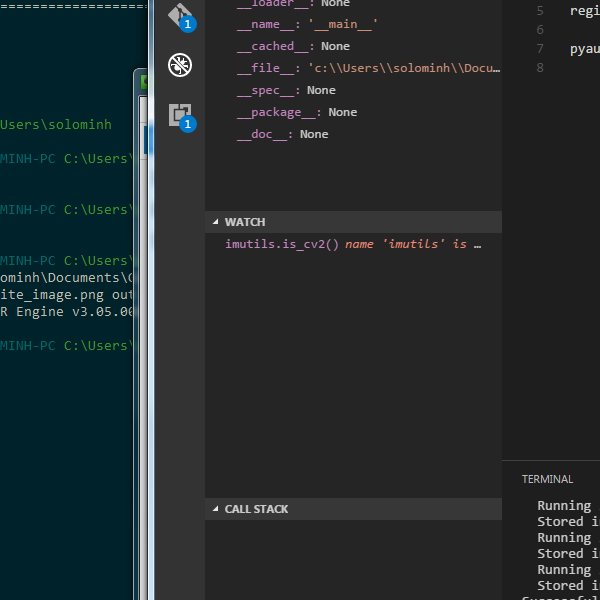
#> input picture screenshot.png, 600 x 600 px
$ python app.py
#> lines starting #> are read from the running program, lines starting #| are printed output that depends on the picture; after the words box and inside, x2 and y2 are one past the last pixel; in counts of white or black regions, pixels touching at a corner belong together
### transform_image_to_text.py

import pyautogui
import cv2
from subprocess import call


def take_screenshot():
    output = 'screenshot.png'
    # region = (200, 200, 600, 600)
    region = (760, 300, 836, 514)
    pyautogui.screenshot(output, region=region)
    print('Take screenshot done!')


def black_white_image():
    screenshot = './screenshot.png'
    image = cv2.imread(screenshot)
#> image is the input picture: shape (600, 600, 3); mean B, G, R 46.5, 43.8, 35.8

    # cv2.imshow('Image', image)
    # cv2.waitKey(0)

    gray = cv2.cvtColor(image, cv2.COLOR_BGR2GRAY)
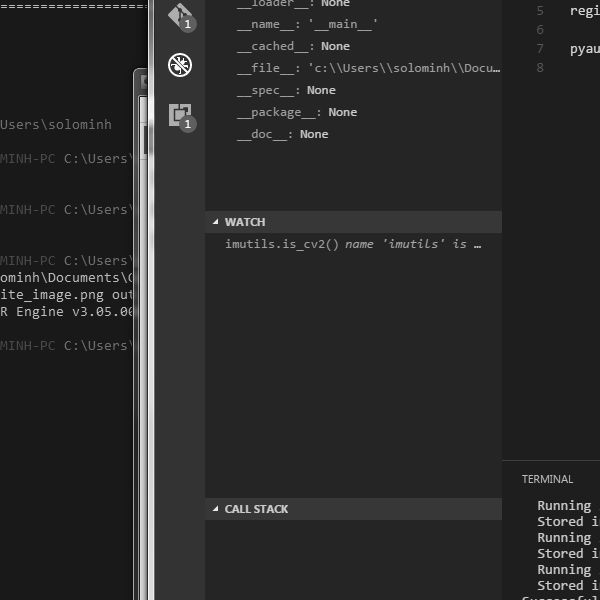
#> gray: shape (600, 600); min 8, max 255, mean 41.7
    thresh = cv2.threshold(gray, 220, 255, cv2.THRESH_BINARY)[1]
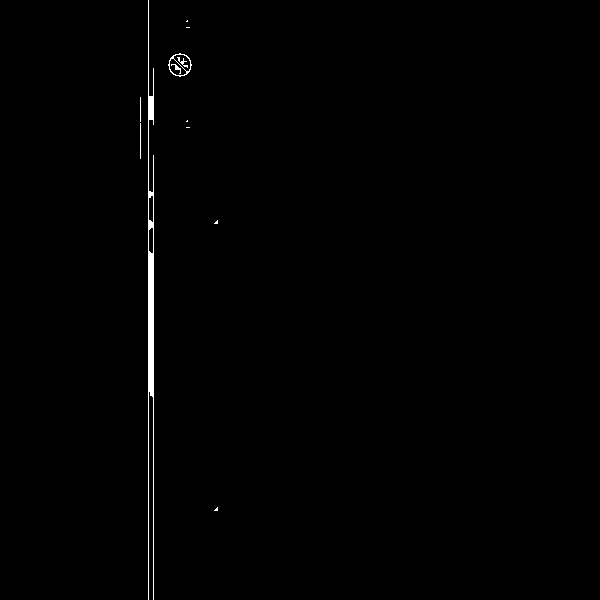
#> thresh: shape (600, 600); 0.58% white; 12 white regions (6 under 20 px), largest, box (x1, y1, x2, y2) and area: (148, 0, 154, 600) 1824, (168, 53, 192, 77) 110, (177, 57, 188, 68) 37, (140, 123, 141, 159) 36, (171, 64, 181, 74) 32, (140, 97, 141, 122) 25
    cv2.imwrite(screenshot, thresh)

    # cv2.imshow('Image', thresh)
    # cv2.waitKey(0)

    print('Create black white screenshot done!')
    # cv2.imshow("Image", thresh)
    # cv2.waitKey(0)


def extract_text_from_image():
    input = './screenshot.png'
    output = 'text_recognition_result'
    call(["tesseract", input, output])
#> (this line was passed over: subprocess is not available in this run)
    print("Tesseract done!")


def send_keyboard_event():
    file_path = './text_recognition_result.txt'
    text_lines = []
    with open(file_path) as f:
#> (reads text_recognition_result.txt from the repository)
        text_lines = list(f)

    print('Read text file done!')
    print(text_lines)

    if text_lines:
        for line in reversed(text_lines):
            cleaned_line = line.strip()
            if cleaned_line:
                print(cleaned_line)
                pyautogui.typewrite(cleaned_line.lower())
        print('Sending keyboard done')
    else:
        print('Fail')


def main():
    take_screenshot()
    black_white_image()
    extract_text_from_image()
    send_keyboard_event()

### app.py
from transform_image_to_text import main
import time


time.sleep(5)

while True:
#> (the run stopped early here; a loop or call above may not have finished)
